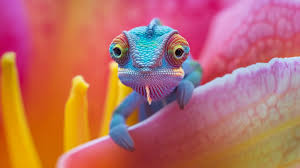
#> input picture assets/image_test.jpg, 300 x 168 px
$ python main.py
#> lines starting #> are read from the running program, lines starting #| are printed output that depends on the picture
### blind_watermark/blind_watermark.py
#!/usr/bin/env python3
# coding=utf-8
# @Time    : 2020/8/13
# @Author  : github.com/guofei9987
import warnings

import numpy as np
import cv2

from .bwm_core import WaterMarkCore
from .version import bw_notes


class WaterMark:
    def __init__(self, password_wm=1, password_img=1, block_shape=(4, 4), mode='common', processes=None):
        bw_notes.print_notes()

        self.bwm_core = WaterMarkCore(password_img=password_img, mode=mode, processes=processes)

        self.password_wm = password_wm

        self.wm_bit = None
        self.wm_size = 0

    def read_img(self, filename=None, img=None):
#> called with filename = 'assets/image_test.jpg'
        if img is None:
            #Đọc hình ảnh từ tập tin
            img = cv2.imread(filename, flags=cv2.IMREAD_UNCHANGED)
#> img is the input picture: shape (168, 300, 3); mean B, G, R 101.2, 108.7, 185.6
            assert img is not None, "image file '{filename}' not read".format(filename=filename)

        self.bwm_core.read_img_arr(img=img)
        return img

    def read_wm(self, wm_content, mode='img'):
        assert mode in ('img', 'str', 'bit'), "mode in ('img','str','bit')"
        if mode == 'img':
            wm = cv2.imread(filename=wm_content, flags=cv2.IMREAD_GRAYSCALE)
            assert wm is not None, 'file "{filename}" not read'.format(filename=wm_content)

            # Đọc hình mờ ở định dạng hình ảnh và chuyển đổi nó sang định dạng bit một chiều, loại bỏ mức xám
            self.wm_bit = wm.flatten() > 128

        elif mode == 'str':
            # wm_content.encode('utf-8').hex() - Chuyển đổi nội dung của chuỗi thành một chuỗi hex.
            # int(wm_content.encode('utf-8').hex(), base=16) - Chuyển đổi chuỗi hex thành một số nguyên.
            # bin(int(wm_content.encode('utf-8').hex(), base=16))[2:] - Chuyển đổi số nguyên thành một chuỗi nhị phân.
            byte = bin(int(wm_content.encode('utf-8').hex(), base=16))[2:]

            # Chuyển đổi chuỗi nhị phân thành một mảng Numpy, trong đó các giá trị là 'True' nếu bit tương ứng là 1 và 'False' nếu là 0.
            self.wm_bit = (np.array(list(byte)) == '1')
        else:
            self.wm_bit = np.array(wm_content)

        self.wm_size = self.wm_bit.size

        # Mã hóa hình mờ:
        np.random.RandomState(self.password_wm).shuffle(self.wm_bit)

        self.bwm_core.read_wm(self.wm_bit)

    def embed(self, filename=None, compression_ratio=None):
        '''
        :param filename: string
            Save the image file as filename
        :param compression_ratio: int or None
            If compression_ratio = None, do not compression,
            If compression_ratio is integer between 0 and 100, the smaller, the output file is smaller.
        :return:
        '''
        # Gọi phương thức embed từ đối tượng self.bwm_core. Đây là một phương thức trong self.bwm_core được sử dụng để nhúng dữ liệu watermark vào hình ảnh.
        # Chia thành các khối 4x4
        embed_img = self.bwm_core.embed()
        if filename is not None:
            if compression_ratio is None:
                cv2.imwrite(filename=filename, img=embed_img)
            elif filename.endswith('.jpg'):
                cv2.imwrite(filename=filename, img=embed_img, params=[cv2.IMWRITE_JPEG_QUALITY, compression_ratio])
            elif filename.endswith('.png'):
                cv2.imwrite(filename=filename, img=embed_img, params=[cv2.IMWRITE_PNG_COMPRESSION, compression_ratio])
            else:
                cv2.imwrite(filename=filename, img=embed_img)
        return embed_img

    # [32 lines left out: functions extract_decrypt, extract, not called in this run]

### blind_watermark/bwm_core.py
#!/usr/bin/env python3
# coding=utf-8
# @Time    : 2021/12/17
# @Author  : github.com/guofei9987
import numpy as np
from numpy.linalg import svd
import copy
import cv2
from cv2 import dct, idct
from pywt import dwt2, idwt2
from .pool import AutoPool


class WaterMarkCore:
    def __init__(self, password_img=1, mode='common', processes=None):
        # Biến lưu môi khối 4x4
        self.block_shape = np.array([4, 4])
        self.password_img = password_img
        self.d1, self.d2 = 36, 20  # d1/d2 càng lớn thì độ chắc chắn càng mạnh nhưng độ méo của hình ảnh đầu ra càng lớn.

        # init data
        self.img, self.img_YUV = None, None  # self.img là ảnh gốc, self.img_YUV đã thêm số trắng và số chẵn vào pixel
        self.ca, self.hvd, = [np.array([])] * 3, [np.array([])] * 3 # Kết quả dct cho từng kênh
        self.ca_block = [np.array([])] * 3  # 每个 channel 存一个四维 array，代表四维分块后的结果
        self.ca_part = [np.array([])] * 3  # 四维分块后，有时因不整除而少一部分，self.ca_part 是少这一部分的 self.ca

        self.wm_size, self.block_num = 0, 0  # 水印的长度，原图片可插入信息的个数
        self.pool = AutoPool(mode=mode, processes=processes)

        self.fast_mode = False
        self.alpha = None  # 用于处理透明图

    def init_block_index(self):
        self.block_num = self.ca_block_shape[0] * self.ca_block_shape[1]
        assert self.wm_size < self.block_num, IndexError(
            '最多可嵌入{}kb信息，多于水印的{}kb信息，溢出'.format(self.block_num / 1000, self.wm_size / 1000))
        # self.part_shape là kích thước hai chiều được làm tròn của ca, được sử dụng để bỏ qua các dải mỏng bị lệch ở bên phải và bên dưới khi nhúng.
        self.part_shape = self.ca_block_shape[:2] * self.block_shape
        self.block_index = [(i, j) for i in range(self.ca_block_shape[0]) for j in range(self.ca_block_shape[1])]

    def read_img_arr(self, img):
        # 处理透明图
        self.alpha = None
        if img.shape[2] == 4:
            if img[:, :, 3].min() < 255:
                self.alpha = img[:, :, 3]
                img = img[:, :, :3]

        # 读入图片->YUV化->加白边使像素变偶数->四维分块
        self.img = img.astype(np.float32)
        self.img_shape = self.img.shape[:2]
#> self.img_shape = (168, 300)

        # 如果不是偶数，那么补上白边，Y（明亮度）UV（颜色）
        self.img_YUV = cv2.copyMakeBorder(cv2.cvtColor(self.img, cv2.COLOR_BGR2YUV),
                                          0, self.img.shape[0] % 2, 0, self.img.shape[1] % 2,
                                          cv2.BORDER_CONSTANT, value=(0, 0, 0))
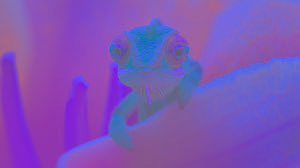
#> self.img_YUV: shape (168, 300, 3) float32; mean B, G, R 130.8, -14.1, 48.5; drawn with min black and max white

        self.ca_shape = [(i + 1) // 2 for i in self.img_shape]
#> self.ca_shape = [84, 150]

        self.ca_block_shape = (self.ca_shape[0] // self.block_shape[0], self.ca_shape[1] // self.block_shape[1],
                               self.block_shape[0], self.block_shape[1])
#> self.ca_block_shape = (21, 37, 4, 4)
        strides = 4 * np.array([self.ca_shape[1] * self.block_shape[0], self.block_shape[1], self.ca_shape[1], 1])
#> strides = [2400, 16, 600, 4]

        for channel in range(3):
            self.ca[channel], self.hvd[channel] = dwt2(self.img_YUV[:, :, channel], 'haar')
            # Chuyển đổi sang 4 chiều
            self.ca_block[channel] = np.lib.stride_tricks.as_strided(self.ca[channel].astype(np.float32),
                                                                     self.ca_block_shape, strides)
#> after the loop, self.ca = 3 items; self.ca_block = 3 items; self.hvd = 3 items

    def read_wm(self, wm_bit):
        self.wm_bit = wm_bit
        self.wm_size = wm_bit.size

    def block_add_wm(self, arg):
        if self.fast_mode:
            return self.block_add_wm_fast(arg)
        else:
            return self.block_add_wm_slow(arg)

    def block_add_wm_slow(self, arg):
        block, shuffler, i = arg
        # dct->(flatten->加密->逆flatten)->svd->打水印->逆svd->(flatten->解密->逆flatten)->逆dct
        wm_1 = self.wm_bit[i % self.wm_size]
        block_dct = dct(block)

        # 加密（打乱顺序）
        block_dct_shuffled = block_dct.flatten()[shuffler].reshape(self.block_shape)
        u, s, v = svd(block_dct_shuffled)
        s[0] = (s[0] // self.d1 + 1 / 4 + 1 / 2 * wm_1) * self.d1
        if self.d2:
            s[1] = (s[1] // self.d2 + 1 / 4 + 1 / 2 * wm_1) * self.d2

        block_dct_flatten = np.dot(u, np.dot(np.diag(s), v)).flatten()
        block_dct_flatten[shuffler] = block_dct_flatten.copy()
        return idct(block_dct_flatten.reshape(self.block_shape))

    # [10 lines left out: function block_add_wm_fast, not called in this run]

    def embed(self):
        self.init_block_index()

        embed_ca = copy.deepcopy(self.ca)
#> embed_ca = 3 items
        embed_YUV = [np.array([])] * 3

        self.idx_shuffle = random_strategy1(self.password_img, self.block_num,
                                            self.block_shape[0] * self.block_shape[1])
        for channel in range(3):
            # Nhúng thông tin thủy vân vào ảnh
            tmp = self.pool.map(self.block_add_wm,
                                [(self.ca_block[channel][self.block_index[i]], self.idx_shuffle[i], i)
                                 for i in range(self.block_num)])

            for i in range(self.block_num):
                self.ca_block[channel][self.block_index[i]] = tmp[i]

            # Chuyển đổi khối 4D trở lại 2D
            self.ca_part[channel] = np.concatenate(np.concatenate(self.ca_block[channel], 1), 1)
            # Khi chia thành các khối 4 chiều, các dải dài bên phải và phía dưới không thể chia được sẽ được giữ lại,
            # phần còn lại là phần chính, được thay thế bằng dữ liệu miền tần số sau khi nhúng.
            embed_ca[channel][:self.part_shape[0], :self.part_shape[1]] = self.ca_part[channel]
            # Trở lại phép biến đổi nghịch đảo
            embed_YUV[channel] = idwt2((embed_ca[channel], self.hvd[channel]), "haar")
#> this loop made 3 passes

        # Hợp nhất 3 kênh
        embed_img_YUV = np.stack(embed_YUV, axis=2)
        # Nếu nó không phải là số nguyên bằng 2 thì đường viền màu trắng đã được thêm vào trước đó và nó sẽ bị xóa ở đây.
        embed_img_YUV = embed_img_YUV[:self.img_shape[0], :self.img_shape[1]]
        embed_img = cv2.cvtColor(embed_img_YUV, cv2.COLOR_YUV2BGR)
        embed_img = np.clip(embed_img, a_min=0, a_max=255)

        if self.alpha is not None:
            embed_img = cv2.merge([embed_img.astype(np.uint8), self.alpha])
        return embed_img

    # [79 lines left out: functions block_get_wm, block_get_wm_slow, block_get_wm_fast, extract_raw, extract_avg, extract and 2 more, not called in this run]


def random_strategy1(seed, size, block_shape):
    return np.random.RandomState(seed) \
        .random(size=(size, block_shape)) \
        .argsort(axis=1)


# [6 lines left out: function random_strategy2, not called in this run]

### blind_watermark/pool.py
import sys
import multiprocessing
import warnings

if sys.platform != 'win32':
    multiprocessing.set_start_method('fork')


class CommonPool(object):
    def map(self, func, args):
        return list(map(func, args))


class AutoPool(object):
    def __init__(self, mode, processes):

        if mode == 'multiprocessing' and sys.platform == 'win32':
            warnings.warn('multiprocessing not support in windows, turning to multithreading')
            mode = 'multithreading'

        self.mode = mode
        self.processes = processes

        if mode == 'vectorization':
            pass
        elif mode == 'cached':
            pass
        elif mode == 'multithreading':
            from multiprocessing.dummy import Pool as ThreadPool
            self.pool = ThreadPool(processes=processes)
        elif mode == 'multiprocessing':
            from multiprocessing import Pool
            self.pool = Pool(processes=processes)
        else:  # common
            self.pool = CommonPool()

    def map(self, func, args):
        return self.pool.map(func, args)

### blind_watermark/version.py
__version__ = '0.4.4'


class Notes:
    def __init__(self):
        self.show = True

    def print_notes(self):
        if self.show:
            print(f'''
Welcome to use blind-watermark, version = {__version__}
Make sure the version is the same when encode and decode
Your star means a lot: https://github.com/guofei9987/blind_watermark
This message only show once. To close it: `blind_watermark.bw_notes.close()`
            ''')
            self.close()

    def close(self):
        self.show = False


bw_notes = Notes()

### blind_watermark/recover.py
import cv2
import numpy as np

import functools


# 一个帮助缓存化加速的类，引入事实上的全局变量
class MyValues:
    def __init__(self):
        self.idx = 0
        self.image, self.template = None, None

    def set_val(self, image, template):
        self.idx += 1
        self.image, self.template = image, template


my_value = MyValues()


# [80 lines left out: functions match_template, match_template_by_scale, search_template, estimate_crop_parameters, recover_crop, not called in this run]

### main.py
# Blind watermark based on DWT-DCT-SVD.

import cv2
from blind_watermark import WaterMark
import os

os.chdir(os.path.dirname(__file__))

def embed_watermark_mode_string(secret_text, path_img_input, path_img_output):
    bwm1 = WaterMark(password_img=1, password_wm=1)
    bwm1.read_img(path_img_input)
    wm = secret_text
    # Đọc nó dưới dạng một bức ảnh sáng hoặc chứa bit 1 hoặc 0
    bwm1.read_wm(wm, mode='str')
    bwm1.embed(path_img_output)
    print(bwm1.wm_bit)
    len_wm = len(bwm1.wm_bit)
    print('Put down the length of wm_bit {len_wm}'.format(len_wm=len_wm))
    return len_wm

def extract_watermark_mode_string(len_wm, path_img_output):
    # Khởi tạo thủy vân
    bwm1 = WaterMark(password_img=1, password_wm=1)
    # len_wm: chỉ định kích thước hoặc độ dài của watermark cần được trích xuất từ hình ảnh
    # len_wm cung cấp thông tin cần thiết để hàm trích xuất có thể xác định và tái tạo chính xác nội dung của watermark từ hình ảnh.
    wm_extract = bwm1.extract(path_img_output, wm_shape=len_wm, mode='str')
    print(f"Output: {wm_extract}")

def embed_watermark_mode_img(path_watermark_img, path_img_input, path_img_output):
    bwm1 = WaterMark(password_wm=1, password_img=1)
    bwm1.read_img(path_img_input)
    bwm1.read_wm(path_watermark_img, mode="img")
    bwm1.embed(path_img_output, compression_ratio=0)

def extract_watermark_mode_img(path_embedded_img, path_img_extract, path_watermark_img):
    # Khởi tạo thủy vân
    bwm1 = WaterMark(password_img=1, password_wm=1)
    # Mục đích của đoạn code này là để lấy kích thước của ảnh watermark (chiều cao và chiều rộng): (128, 128)
    wm_shape = cv2.imread(path_watermark_img, flags=cv2.IMREAD_GRAYSCALE).shape
    print(3333, wm_shape)
    wm_extract = bwm1.extract(path_embedded_img, wm_shape=wm_shape, out_wm_name=path_img_extract, mode='img')
    print(f"Output: {wm_extract}")


def main():
    # Mode Str
    PATH_IMAGE_INPUT = "assets/image_test.jpg"
    PATH_IMAGE_OUTPUT = "output/embedded.jpg"
    SECRET_TEXT = "This is secret key"
    # Step 1:
    len_wm = embed_watermark_mode_string(SECRET_TEXT, PATH_IMAGE_INPUT, PATH_IMAGE_OUTPUT)
    print(2222, len_wm)

    # [14 lines of commented-out code are left out]


    return 1

if __name__ == "__main__":
    main()
